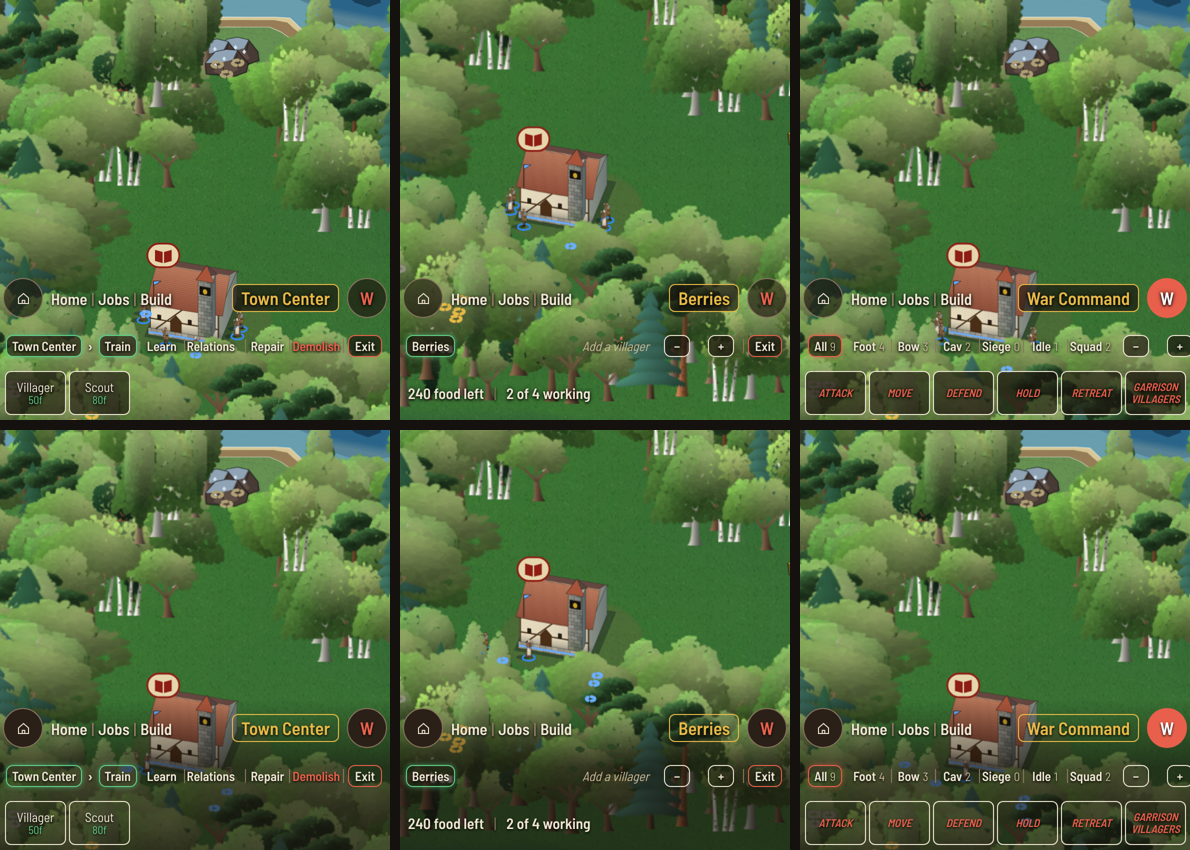

The Python source for this figure:
# Albert, Nov 19 16:13: the cards overlay the screen, no brown background. Three cards over the real game, fully clear (top row) and with a faint fade (bottom row), for his pick.
import asyncio
from playwright.async_api import async_playwright
from PIL import Image
V = '/home/claude/first-keep/frankenstein-refresh/v100'; OUT = '/home/claude/first-keep/mockups/cards/'; PANEL = open(OUT + 'panel.js').read()
SPECS = [({'title': 'Town Center', 'crumb': 'Town Center', 'pages': ['Train', 'Learn', 'Relations'], 'page': 'Train', 'acts': ['Repair', 'Demolish', 'Exit'], 'tiles': [{'n': 'Villager', 's': '50f'}, {'n': 'Scout', 's': '80f'}]}, 'home'),
 ({'title': 'Berries', 'crumb': 'Berries', 'pages': [], 'hint': 'Add a villager', 'pm': 1, 'acts': ['Exit'], 'tiles': [], 'info': ['240 food left', '2 of 4 working']}, 'bush'),
 ({'title': 'War Command', 'war': 1, 'pick': [['All', 9], ['Foot', 4], ['Bow', 3], ['Cav', 2], ['Siege', 0], ['Idle', 1], ['Squad', 2]], 'pm': 1, 'acts': ['Exit'], 'tiles': [{'war': 1, 'n': n} for n in ['Attack', 'Move', 'Defend', 'Hold', 'Retreat', 'Garrison villagers']]}, 'home')]
async def main():
    async with async_playwright() as p:
        b = await p.chromium.launch(executable_path='/usr/bin/google-chrome', args=['--no-sandbox', '--allow-file-access-from-files'])
        pg = await b.new_page(viewport={'width': 390, 'height': 844}, device_scale_factor=2); await pg.goto('file://' + V + '/index.html#20261105'); await pg.wait_for_timeout(2500)
        await pg.evaluate("() => { start(20261105); FK.fog(false); paused = false; K.t = D.day / 4; climate(0); MENU.S.tab = null; MENU.render(true); }"); await pg.wait_for_timeout(700)
        await pg.add_style_tag(content='#ui,#qa,#spd{visibility:hidden!important}'); await pg.add_script_tag(content=PANEL); sheet = Image.new('RGB', (390 * 3 + 20, 420 * 2 + 10), (20, 17, 14))
        for r, look in enumerate(['clear', 'fade']):
            for c, (sp, at) in enumerate(SPECS):
                await pg.evaluate("""([sp, at, look]) => { document.querySelectorAll('.fk').forEach((e) => e.remove()); const h = FK.seatOf(0), t = at === 'home' ? h : FK.things().filter((q) => q.kind === at).sort((a, b) => Math.hypot(a.bx - h.bx, a.by - h.by) - Math.hypot(b.bx - h.bx, b.by - h.by))[0]; FK.cam.follow = false; FK.cam.x = t.vx; FK.cam.y = t.vy - 230; fkPanel({ ...sp, fix: 1, look }, false); }""", [sp, at, look])
                await pg.wait_for_timeout(500); await pg.screenshot(path='/tmp/o.png'); im = Image.open('/tmp/o.png').resize((390, 844)).crop((0, 424, 390, 844)); sheet.paste(im, (c * 400, r * 430))
                if look == 'clear' and c == 0: Image.open('/tmp/o.png').resize((390, 844)).save(OUT + 'overlay-screen.png')
        sheet.save(OUT + 'overlay.png'); await b.close()
asyncio.run(main())
